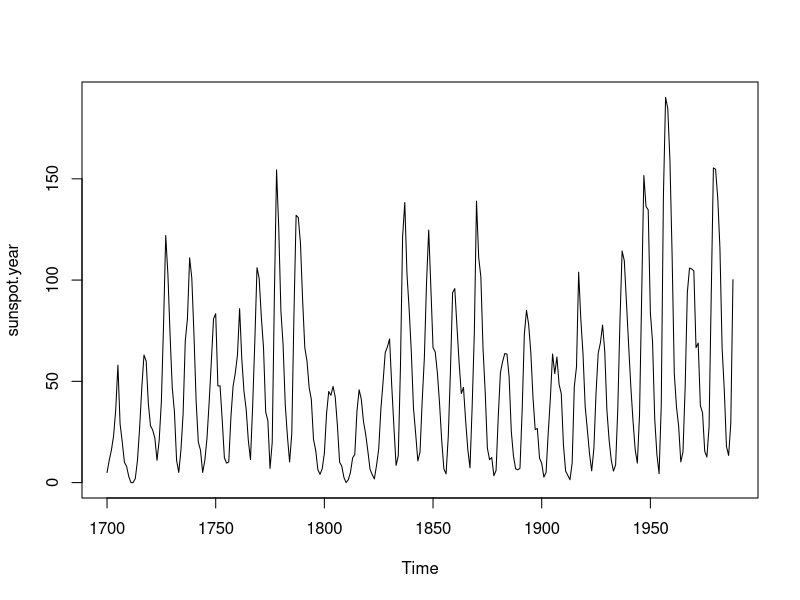
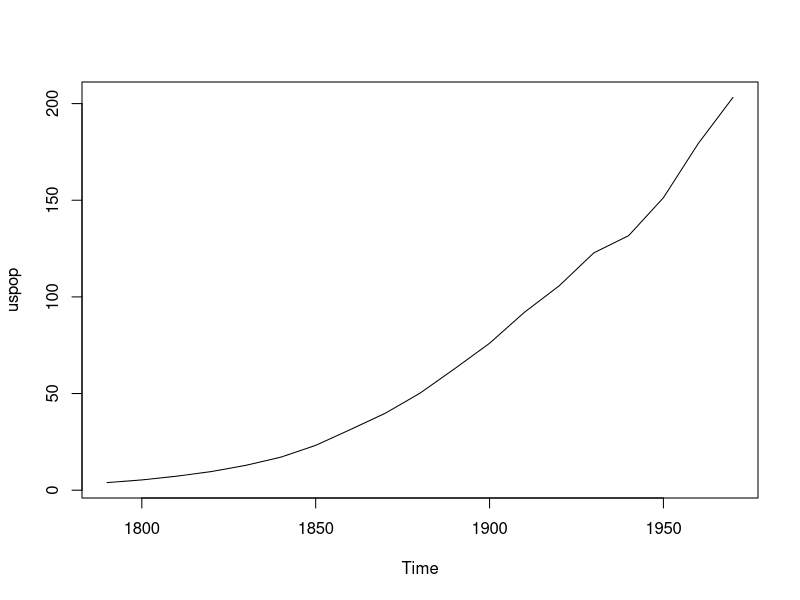

These charts were generated, in order, by the following R code:
## ---- chunk 1
#| echo: "fenced"
#| label: fig-plots
#| fig-cap: Plots
#| fig-subcap: 
#|   - "Sunspot"
#|   - "US Population"
#| layout-ncol: 2
#| code-fold: show
#| code-summary: "Collapse Code"

# sunspot.year and uspop are built-in datasets in R
plot(sunspot.year)
plot(uspop)
